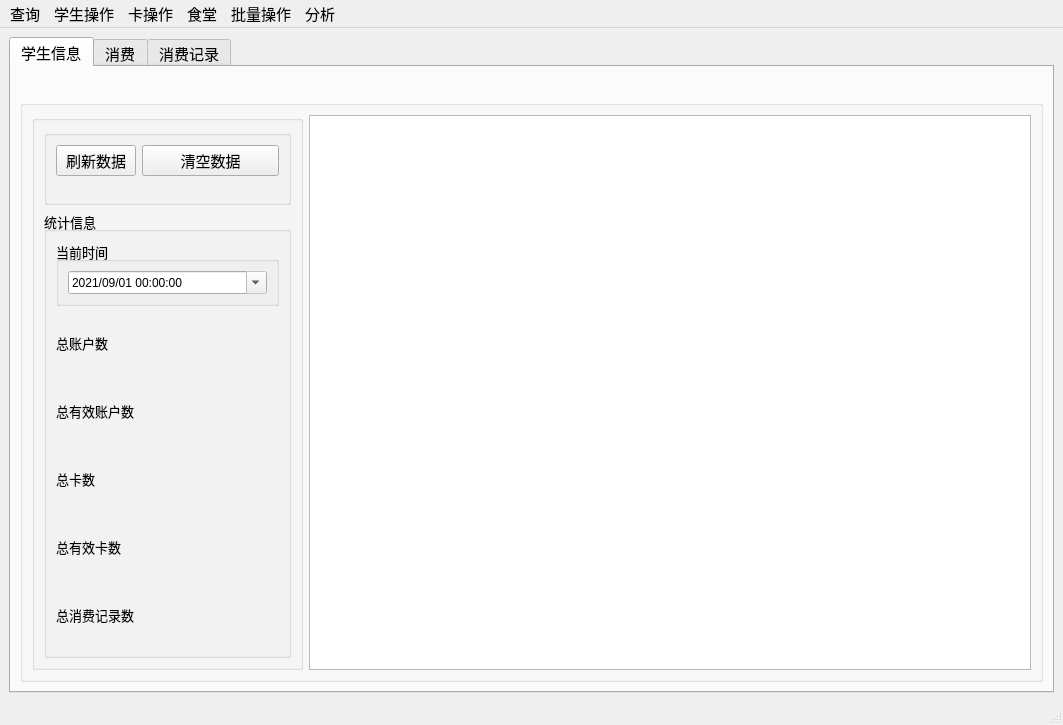
<?xml version="1.0" encoding="UTF-8"?>
<ui version="4.0">
 <class>MainWindow</class>
 <widget class="QMainWindow" name="MainWindow">
  <property name="geometry">
   <rect>
    <x>0</x>
    <y>0</y>
    <width>1063</width>
    <height>725</height>
   </rect>
  </property>
  <property name="font">
   <font>
    <pointsize>11</pointsize>
   </font>
  </property>
  <property name="windowTitle">
   <string>MainWindow</string>
  </property>
  <widget class="QWidget" name="centralwidget">
   <property name="font">
    <font>
     <pointsize>11</pointsize>
    </font>
   </property>
   <layout class="QHBoxLayout" name="horizontalLayout_3">
    <item>
     <widget class="QTabWidget" name="tabWidget">
      <property name="font">
       <font>
        <pointsize>11</pointsize>
       </font>
      </property>
      <property name="currentIndex">
       <number>0</number>
      </property>
      <widget class="QWidget" name="tab">
       <attribute name="title">
        <string>学生信息</string>
       </attribute>
       <layout class="QVBoxLayout" name="verticalLayout_3">
        <item>
         <widget class="QLabel" name="header">
          <property name="text">
           <string>&lt;html&gt;&lt;head/&gt;&lt;body&gt;&lt;p&gt;&lt;img src=&quot;:/new/prefix1/logo/header.png&quot;/&gt;&lt;/p&gt;&lt;/body&gt;&lt;/html&gt;</string>
          </property>
         </widget>
        </item>
        <item>
         <widget class="QGroupBox" name="display_group">
          <property name="title">
           <string/>
          </property>
          <layout class="QHBoxLayout" name="horizontalLayout" stretch="3,8">
           <item>
            <widget class="QGroupBox" name="groupBox">
             <property name="title">
              <string/>
             </property>
             <layout class="QVBoxLayout" name="verticalLayout_2" stretch="1,6">
              <item>
               <widget class="QGroupBox" name="groupBox_2">
                <property name="title">
                 <string/>
                </property>
                <layout class="QFormLayout" name="formLayout">
                 <item row="0" column="0">
                  <widget class="QPushButton" name="show_data">
                   <property name="text">
                    <string>刷新数据</string>
                   </property>
                  </widget>
                 </item>
                 <item row="0" column="1">
                  <widget class="QPushButton" name="clear_data">
                   <property name="text">
                    <string>清空数据</string>
                   </property>
                  </widget>
                 </item>
                </layout>
               </widget>
              </item>
              <item>
               <widget class="QGroupBox" name="info_group">
                <property name="font">
                 <font>
                  <pointsize>10</pointsize>
                 </font>
                </property>
                <property name="title">
                 <string>统计信息</string>
                </property>
                <layout class="QVBoxLayout" name="verticalLayout_4">
                 <item>
                  <widget class="QGroupBox" name="groupBox_7">
                   <property name="title">
                    <string>当前时间</string>
                   </property>
                   <layout class="QVBoxLayout" name="verticalLayout_5">
                    <item>
                     <widget class="QDateTimeEdit" name="time">
                      <property name="font">
                       <font>
                        <pointsize>9</pointsize>
                       </font>
                      </property>
                      <property name="readOnly">
                       <bool>true</bool>
                      </property>
                      <property name="dateTime">
                       <datetime>
                        <hour>0</hour>
                        <minute>0</minute>
                        <second>0</second>
                        <year>2021</year>
                        <month>9</month>
                        <day>1</day>
                       </datetime>
                      </property>
                      <property name="currentSection">
                       <enum>QDateTimeEdit::YearSection</enum>
                      </property>
                      <property name="displayFormat">
                       <string>yyyy/MM/dd HH:mm:ss</string>
                      </property>
                      <property name="calendarPopup">
                       <bool>true</bool>
                      </property>
                     </widget>
                    </item>
                   </layout>
                  </widget>
                 </item>
                 <item>
                  <widget class="QLabel" name="account_num">
                   <property name="text">
                    <string>总账户数</string>
                   </property>
                  </widget>
                 </item>
                 <item>
                  <widget class="QLabel" name="valid_acc_num">
                   <property name="text">
                    <string>总有效账户数</string>
                   </property>
                  </widget>
                 </item>
                 <item>
                  <widget class="QLabel" name="card_num">
                   <property name="text">
                    <string>总卡数</string>
                   </property>
                  </widget>
                 </item>
                 <item>
                  <widget class="QLabel" name="valid_card_num">
                   <property name="text">
                    <string>总有效卡数</string>
                   </property>
                  </widget>
                 </item>
                 <item>
                  <widget class="QLabel" name="record_num">
                   <property name="text">
                    <string>总消费记录数</string>
                   </property>
                  </widget>
                 </item>
                </layout>
               </widget>
              </item>
             </layout>
            </widget>
           </item>
           <item>
            <widget class="QTableView" name="stus_info"/>
           </item>
          </layout>
         </widget>
        </item>
       </layout>
      </widget>
      <widget class="QWidget" name="tab_3">
       <property name="font">
        <font>
         <pointsize>12</pointsize>
        </font>
       </property>
       <attribute name="title">
        <string>消费</string>
       </attribute>
       <widget class="QLabel" name="label">
        <property name="geometry">
         <rect>
          <x>110</x>
          <y>80</y>
          <width>91</width>
          <height>31</height>
         </rect>
        </property>
        <property name="text">
         <string>当前时间:</string>
        </property>
       </widget>
       <widget class="QGroupBox" name="groupBox_4">
        <property name="geometry">
         <rect>
          <x>190</x>
          <y>190</y>
          <width>351</width>
          <height>61</height>
         </rect>
        </property>
        <property name="title">
         <string/>
        </property>
        <layout class="QHBoxLayout" name="horizontalLayout_4">
         <item>
          <widget class="QLabel" name="label_2">
           <property name="font">
            <font>
             <pointsize>12</pointsize>
            </font>
           </property>
           <property name="text">
            <string>窗口号</string>
           </property>
          </widget>
         </item>
         <item>
          <widget class="QSpinBox" name="canteen_ID_cons">
           <property name="minimum">
            <number>1</number>
           </property>
          </widget>
         </item>
         <item>
          <widget class="QLabel" name="label_3">
           <property name="font">
            <font>
             <pointsize>12</pointsize>
            </font>
           </property>
           <property name="text">
            <string>消费金额</string>
           </property>
          </widget>
         </item>
         <item>
          <widget class="QDoubleSpinBox" name="money">
           <property name="maximum">
            <double>999.000000000000000</double>
           </property>
           <property name="singleStep">
            <double>0.010000000000000</double>
           </property>
           <property name="stepType">
            <enum>QAbstractSpinBox::AdaptiveDecimalStepType</enum>
           </property>
          </widget>
         </item>
        </layout>
       </widget>
       <widget class="QGroupBox" name="groupBox_5">
        <property name="geometry">
         <rect>
          <x>190</x>
          <y>260</y>
          <width>351</width>
          <height>61</height>
         </rect>
        </property>
        <property name="title">
         <string/>
        </property>
        <layout class="QHBoxLayout" name="horizontalLayout_5">
         <item>
          <widget class="QLabel" name="label_4">
           <property name="font">
            <font>
             <pointsize>12</pointsize>
            </font>
           </property>
           <property name="text">
            <string>卡号</string>
           </property>
          </widget>
         </item>
         <item>
          <widget class="QTextEdit" name="card_ID"/>
         </item>
        </layout>
       </widget>
       <widget class="QPushButton" name="consume">
        <property name="geometry">
         <rect>
          <x>590</x>
          <y>280</y>
          <width>92</width>
          <height>29</height>
         </rect>
        </property>
        <property name="text">
         <string>确认</string>
        </property>
       </widget>
       <widget class="QPushButton" name="clear">
        <property name="geometry">
         <rect>
          <x>590</x>
          <y>210</y>
          <width>92</width>
          <height>29</height>
         </rect>
        </property>
        <property name="text">
         <string>清空</string>
        </property>
       </widget>
       <widget class="QPushButton" name="time_set">
        <property name="geometry">
         <rect>
          <x>110</x>
          <y>130</y>
          <width>92</width>
          <height>29</height>
         </rect>
        </property>
        <property name="text">
         <string>设置时间</string>
        </property>
       </widget>
       <widget class="QGroupBox" name="groupBox_6">
        <property name="geometry">
         <rect>
          <x>180</x>
          <y>390</y>
          <width>491</width>
          <height>57</height>
         </rect>
        </property>
        <property name="title">
         <string/>
        </property>
        <layout class="QVBoxLayout" name="verticalLayout">
         <item>
          <widget class="QLabel" name="tips">
           <property name="text">
            <string>X号窗口X年X月X日累计消费X笔，共计X元</string>
           </property>
          </widget>
         </item>
        </layout>
       </widget>
       <widget class="QLabel" name="label_6">
        <property name="geometry">
         <rect>
          <x>497</x>
          <y>80</y>
          <width>71</width>
          <height>30</height>
         </rect>
        </property>
        <property name="text">
         <string>百分秒</string>
        </property>
       </widget>
       <widget class="QSpinBox" name="now_ff">
        <property name="geometry">
         <rect>
          <x>437</x>
          <y>80</y>
          <width>53</width>
          <height>30</height>
         </rect>
        </property>
        <property name="readOnly">
         <bool>true</bool>
        </property>
       </widget>
       <widget class="QDateTimeEdit" name="now_time">
        <property name="geometry">
         <rect>
          <x>230</x>
          <y>80</y>
          <width>200</width>
          <height>30</height>
         </rect>
        </property>
        <property name="readOnly">
         <bool>true</bool>
        </property>
        <property name="displayFormat">
         <string>yyyy/M/d H:mm:ss</string>
        </property>
        <property name="calendarPopup">
         <bool>true</bool>
        </property>
       </widget>
      </widget>
      <widget class="QWidget" name="tab_2">
       <attribute name="title">
        <string>消费记录</string>
       </attribute>
       <layout class="QVBoxLayout" name="verticalLayout_6">
        <item>
         <widget class="QGroupBox" name="groupBox_3">
          <property name="font">
           <font>
            <pointsize>13</pointsize>
           </font>
          </property>
          <property name="title">
           <string>消费记录</string>
          </property>
          <layout class="QHBoxLayout" name="horizontalLayout_2">
           <item>
            <widget class="QLabel" name="nums">
             <property name="text">
              <string>有效消费记录数</string>
             </property>
            </widget>
           </item>
           <item>
            <spacer name="horizontalSpacer">
             <property name="orientation">
              <enum>Qt::Horizontal</enum>
             </property>
             <property name="sizeHint" stdset="0">
              <size>
               <width>40</width>
               <height>20</height>
              </size>
             </property>
            </spacer>
           </item>
           <item>
            <widget class="QLabel" name="total_nums">
             <property name="text">
              <string>总消费记录数:60000</string>
             </property>
            </widget>
           </item>
           <item>
            <widget class="QPushButton" name="to_begin">
             <property name="font">
              <font>
               <pointsize>10</pointsize>
              </font>
             </property>
             <property name="text">
              <string>|&lt;&lt;</string>
             </property>
            </widget>
           </item>
           <item>
            <widget class="QPushButton" name="sub_one">
             <property name="font">
              <font>
               <pointsize>10</pointsize>
              </font>
             </property>
             <property name="text">
              <string>&lt;</string>
             </property>
            </widget>
           </item>
           <item>
            <widget class="QSpinBox" name="canteen_ID">
             <property name="minimum">
              <number>1</number>
             </property>
             <property name="value">
              <number>99</number>
             </property>
            </widget>
           </item>
           <item>
            <widget class="QPushButton" name="add_one">
             <property name="font">
              <font>
               <pointsize>10</pointsize>
              </font>
             </property>
             <property name="text">
              <string>&gt;</string>
             </property>
            </widget>
           </item>
           <item>
            <widget class="QPushButton" name="to_end">
             <property name="font">
              <font>
               <pointsize>10</pointsize>
              </font>
             </property>
             <property name="text">
              <string>&gt;&gt;|</string>
             </property>
            </widget>
           </item>
          </layout>
         </widget>
        </item>
        <item>
         <widget class="QTableView" name="record_list"/>
        </item>
       </layout>
      </widget>
     </widget>
    </item>
   </layout>
  </widget>
  <widget class="QMenuBar" name="menubar">
   <property name="geometry">
    <rect>
     <x>0</x>
     <y>0</y>
     <width>1063</width>
     <height>28</height>
    </rect>
   </property>
   <widget class="QMenu" name="search_menu">
    <property name="title">
     <string>查询</string>
    </property>
   </widget>
   <widget class="QMenu" name="stu_menu">
    <property name="title">
     <string>学生操作</string>
    </property>
   </widget>
   <widget class="QMenu" name="card_menu">
    <property name="title">
     <string>卡操作</string>
    </property>
   </widget>
   <widget class="QMenu" name="all_menu">
    <property name="title">
     <string>批量操作</string>
    </property>
   </widget>
   <widget class="QMenu" name="canteen_menu">
    <property name="title">
     <string>食堂</string>
    </property>
   </widget>
   <widget class="QMenu" name="al_menu">
    <property name="title">
     <string>分析</string>
    </property>
   </widget>
   <addaction name="search_menu"/>
   <addaction name="stu_menu"/>
   <addaction name="card_menu"/>
   <addaction name="canteen_menu"/>
   <addaction name="all_menu"/>
   <addaction name="al_menu"/>
  </widget>
  <widget class="QStatusBar" name="statusbar"/>
  <action name="search_person">
   <property name="text">
    <string>学号查找学生</string>
   </property>
  </action>
  <action name="Input_all">
   <property name="text">
    <string>批量开户</string>
   </property>
  </action>
  <action name="issue_all_card">
   <property name="text">
    <string>批量发卡</string>
   </property>
   <property name="toolTip">
    <string>为符合条件的账户发卡</string>
   </property>
  </action>
  <action name="open_account">
   <property name="text">
    <string>开户</string>
   </property>
  </action>
  <action name="remove_person">
   <property name="text">
    <string>销户</string>
   </property>
  </action>
  <action name="report_lost">
   <property name="text">
    <string>挂失</string>
   </property>
  </action>
  <action name="remove_lost">
   <property name="text">
    <string>解挂</string>
   </property>
  </action>
  <action name="issue_card">
   <property name="text">
    <string>发卡</string>
   </property>
  </action>
  <action name="add_money">
   <property name="text">
    <string>充值</string>
   </property>
  </action>
  <action name="operate_all">
   <property name="text">
    <string>批量操作</string>
   </property>
  </action>
  <action name="recover_account">
   <property name="text">
    <string>恢复账户</string>
   </property>
  </action>
  <action name="regex_ID_search">
   <property name="text">
    <string>学号模糊查找学生</string>
   </property>
  </action>
  <action name="regex_name_search">
   <property name="text">
    <string>姓名模糊查找学生</string>
   </property>
  </action>
  <action name="summary">
   <property name="text">
    <string>汇总</string>
   </property>
   <property name="toolTip">
    <string>汇总消费数据</string>
   </property>
  </action>
  <action name="stu_money">
   <property name="text">
    <string>学生累计消费</string>
   </property>
  </action>
  <action name="get_friends">
   <property name="text">
    <string>寻找好友</string>
   </property>
  </action>
 </widget>
 <resources/>
 <connections/>
</ui>
